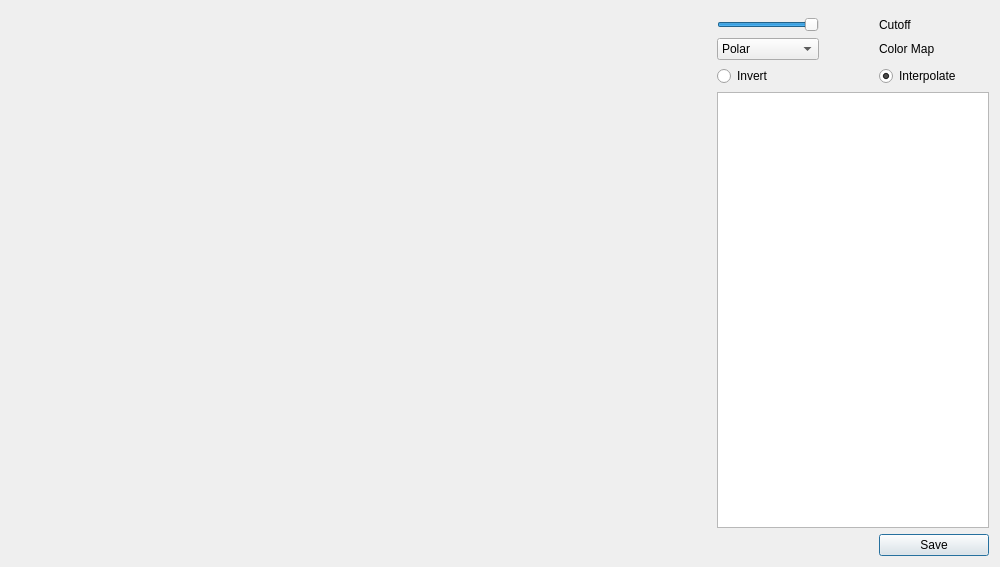
<?xml version="1.0" encoding="UTF-8"?>
<ui version="4.0">
 <class>intensitymap</class>
 <widget class="QDialog" name="intensitymap">
  <property name="enabled">
   <bool>true</bool>
  </property>
  <property name="geometry">
   <rect>
    <x>0</x>
    <y>0</y>
    <width>1000</width>
    <height>567</height>
   </rect>
  </property>
  <property name="sizePolicy">
   <sizepolicy hsizetype="Fixed" vsizetype="Fixed">
    <horstretch>0</horstretch>
    <verstretch>0</verstretch>
   </sizepolicy>
  </property>
  <property name="minimumSize">
   <size>
    <width>1000</width>
    <height>567</height>
   </size>
  </property>
  <property name="sizeIncrement">
   <size>
    <width>1000</width>
    <height>567</height>
   </size>
  </property>
  <property name="windowTitle">
   <string>Intensity Map</string>
  </property>
  <layout class="QGridLayout" name="gridLayout_3">
   <item row="0" column="0">
    <layout class="QGridLayout" name="gridLayout">
     <item row="2" column="4">
      <widget class="QLabel" name="label_2">
       <property name="text">
        <string>Color Map</string>
       </property>
      </widget>
     </item>
     <item row="3" column="1" colspan="2">
      <widget class="QRadioButton" name="invertRB">
       <property name="text">
        <string>Invert</string>
       </property>
       <property name="autoExclusive">
        <bool>false</bool>
       </property>
      </widget>
     </item>
     <item row="0" column="0" rowspan="6">
      <widget class="QCustomPlot" name="intensityMap" native="true">
       <property name="sizePolicy">
        <sizepolicy hsizetype="Fixed" vsizetype="Fixed">
         <horstretch>0</horstretch>
         <verstretch>0</verstretch>
        </sizepolicy>
       </property>
       <property name="minimumSize">
        <size>
         <width>700</width>
         <height>500</height>
        </size>
       </property>
      </widget>
     </item>
     <item row="2" column="1" colspan="2">
      <widget class="QComboBox" name="colorPickDD">
       <item>
        <property name="text">
         <string>Polar</string>
        </property>
       </item>
       <item>
        <property name="text">
         <string>Thermal</string>
        </property>
       </item>
       <item>
        <property name="text">
         <string>Hot</string>
        </property>
       </item>
       <item>
        <property name="text">
         <string>Cold</string>
        </property>
       </item>
       <item>
        <property name="text">
         <string>Grayscale</string>
        </property>
       </item>
      </widget>
     </item>
     <item row="4" column="1" colspan="4">
      <widget class="QTextBrowser" name="textBrowser"/>
     </item>
     <item row="5" column="4">
      <widget class="QPushButton" name="save_pb">
       <property name="text">
        <string>Save</string>
       </property>
      </widget>
     </item>
     <item row="3" column="4">
      <widget class="QRadioButton" name="interpolateRB">
       <property name="minimumSize">
        <size>
         <width>110</width>
         <height>0</height>
        </size>
       </property>
       <property name="text">
        <string>Interpolate</string>
       </property>
       <property name="checked">
        <bool>true</bool>
       </property>
       <property name="autoExclusive">
        <bool>false</bool>
       </property>
      </widget>
     </item>
     <item row="1" column="1" colspan="2">
      <widget class="QSlider" name="rangeMaxSlider">
       <property name="sizePolicy">
        <sizepolicy hsizetype="MinimumExpanding" vsizetype="Fixed">
         <horstretch>0</horstretch>
         <verstretch>0</verstretch>
        </sizepolicy>
       </property>
       <property name="maximum">
        <number>1024</number>
       </property>
       <property name="pageStep">
        <number>10</number>
       </property>
       <property name="value">
        <number>1024</number>
       </property>
       <property name="orientation">
        <enum>Qt::Horizontal</enum>
       </property>
      </widget>
     </item>
     <item row="1" column="4">
      <widget class="QLabel" name="label">
       <property name="text">
        <string>Cutoff</string>
       </property>
      </widget>
     </item>
     <item row="3" column="3">
      <spacer name="horizontalSpacer">
       <property name="orientation">
        <enum>Qt::Horizontal</enum>
       </property>
       <property name="sizeType">
        <enum>QSizePolicy::Fixed</enum>
       </property>
       <property name="sizeHint" stdset="0">
        <size>
         <width>5</width>
         <height>10</height>
        </size>
       </property>
      </spacer>
     </item>
    </layout>
   </item>
  </layout>
 </widget>
 <customwidgets>
  <customwidget>
   <class>QCustomPlot</class>
   <extends>QWidget</extends>
   <header location="global">qcustomplot.h</header>
   <container>1</container>
  </customwidget>
 </customwidgets>
 <resources/>
 <connections/>
</ui>
